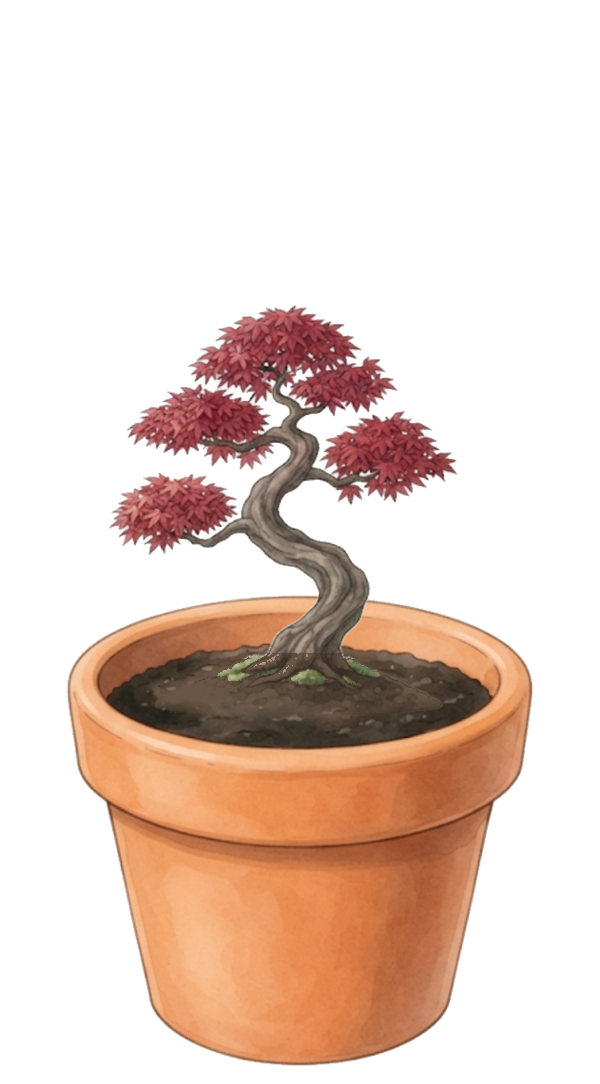
#> input picture art/bonsai/2_do.png, 600 x 1084 px, given in place of chau_dat.png, which was not available
$ python ghep_cay_vao_chau.py
#> lines starting #> are read from the running program, lines starting #| are printed output that depends on the picture; after the words box and inside, x2 and y2 are one past the last pixel; in counts of white or black regions, pixels touching at a corner belong together
## Ghép cây (ảnh Gemini có ụ đất) vào chậu mới:
## - ụ đất của ảnh được tô lại đúng màu đất trong chậu và chỉ nằm trong miệng chậu
## - phần cây vẽ đè lên chậu, không bị chậu che (không đứt lá, đứt thân)
## - tâm ụ đất đặt đúng tâm miệng chậu
from PIL import Image
import numpy as np, os
from scipy import ndimage
CUT='/home/claude/gem/cay/cut/'
OUT='/home/claude/gem/cay/out/'
W,H=600,1084
pot_s=Image.open(CUT+'chau_dat.png'); pot_e=Image.open(CUT+'chau_rong.png')
#> further down, pot_s is the input picture: PIL image 600x1084 RGBA; mean R, G, B, A 63.2, 43, 32.5, 83.7
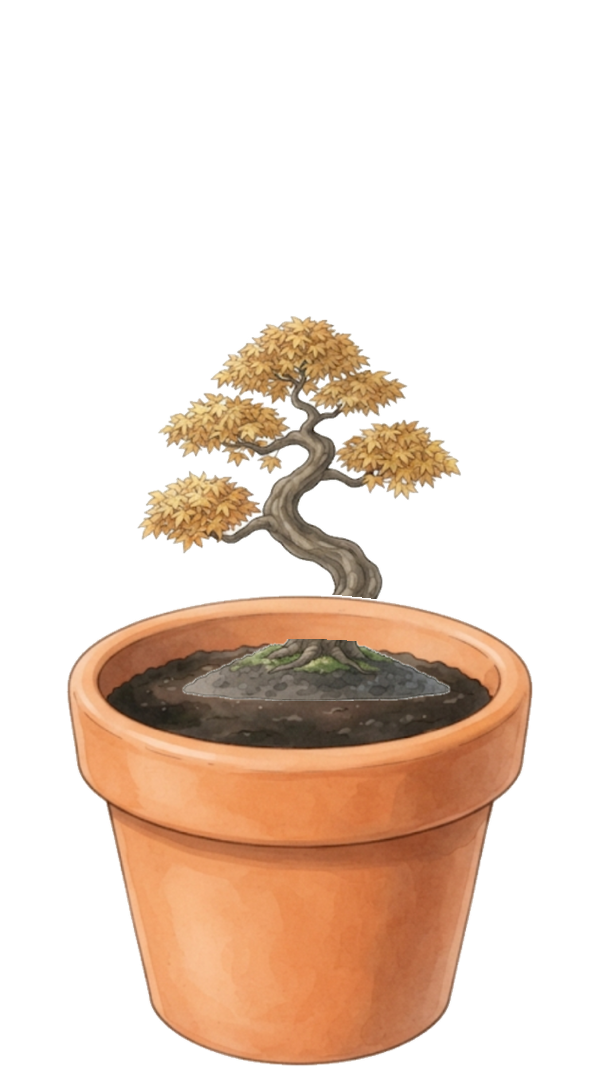
#> input picture art/bonsai/2_vang.png, 600 x 1084 px, given in place of chau_rong.png, which was not available
#> further down, pot_e is the input picture: PIL image 600x1084 RGBA; mean R, G, B, A 63.9, 45.6, 32.4, 81.3
k=470/pot_s.width
#> k = 0.783
def place_pot(p):
    p=p.resize((int(p.width*k),int(p.height*k)),Image.LANCZOS)
    x0=(W-p.width)//2; y0=1068-p.height
#> after `x0 = (W - p.width) // 2`: x0 = 65
#> after `y0 = 1068 - p.height`: y0 = 219
    c=Image.new('RGBA',(W,H)); c.alpha_composite(p,(x0,y0)); return c,x0,y0
#> after `c = Image.new('RGBA', (W, H))`: c: PIL image 600x1084 RGBA; every value is 0
#> after `c.alpha_composite(p, (x0, y0))`:
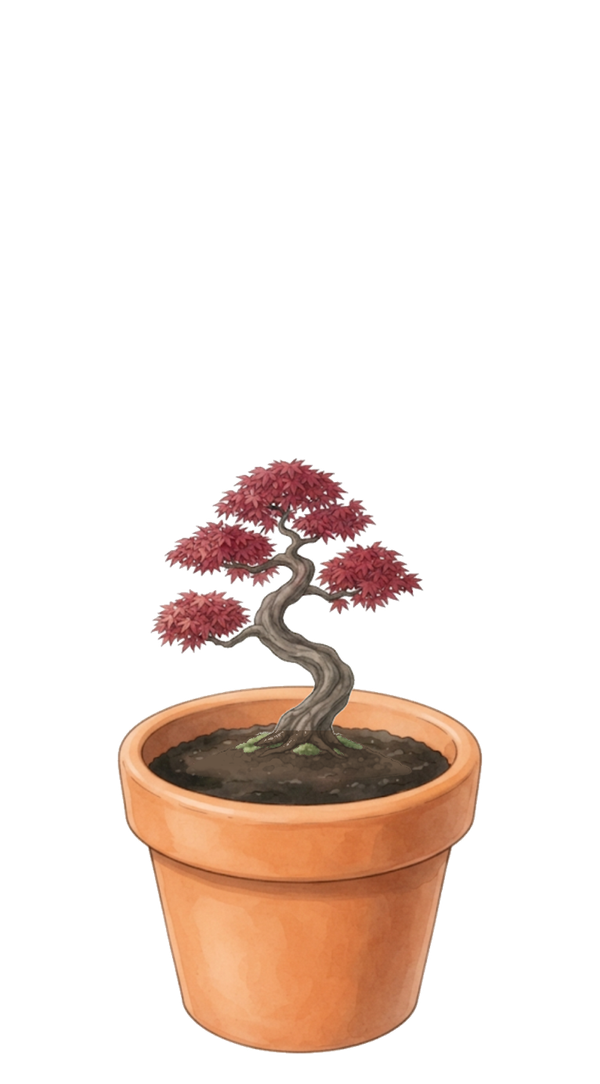
#> c: PIL image 600x1084 RGBA; mean R, G, B, A 39, 26.6, 20.1, 51.3; transparent parts drawn white
POT,x0,y0=place_pot(pot_s)
#> x0 = 65; y0 = 219
EMPTY,_,_=place_pot(pot_e)
#> in place_pot (call 2), `c.alpha_composite(p, (x0, y0))`:
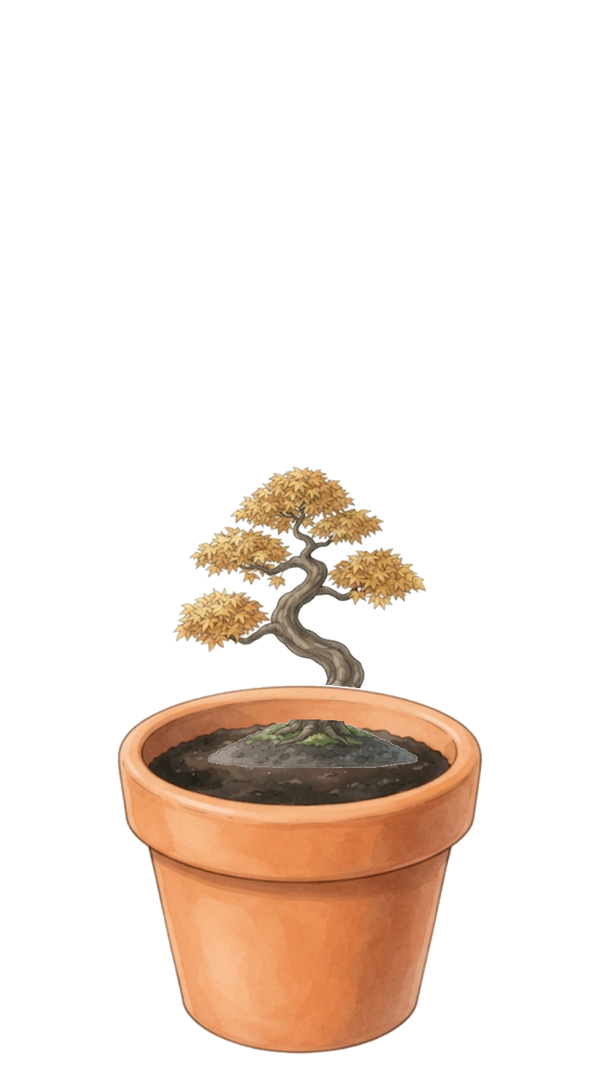
#> c: PIL image 600x1084 RGBA; mean R, G, B, A 39.4, 28.1, 20.1, 49.9; transparent parts drawn white
cx=x0+246*k; cy=y0+100*k; rx=206*k; ry=52*k
#> after `cx = x0 + 246 * k`: cx = 257.7
#> after `cy = y0 + 100 * k`: cy = 297.3
#> after `rx = 206 * k`: rx = 161.4
#> after `ry = 52 * k`: ry = 40.73
Y,X=np.mgrid[0:H,0:W]
PA=np.array(POT).astype(float)
inner=((X-cx)/(rx*0.8))**2+((Y-cy)/(ry*0.6))**2<1
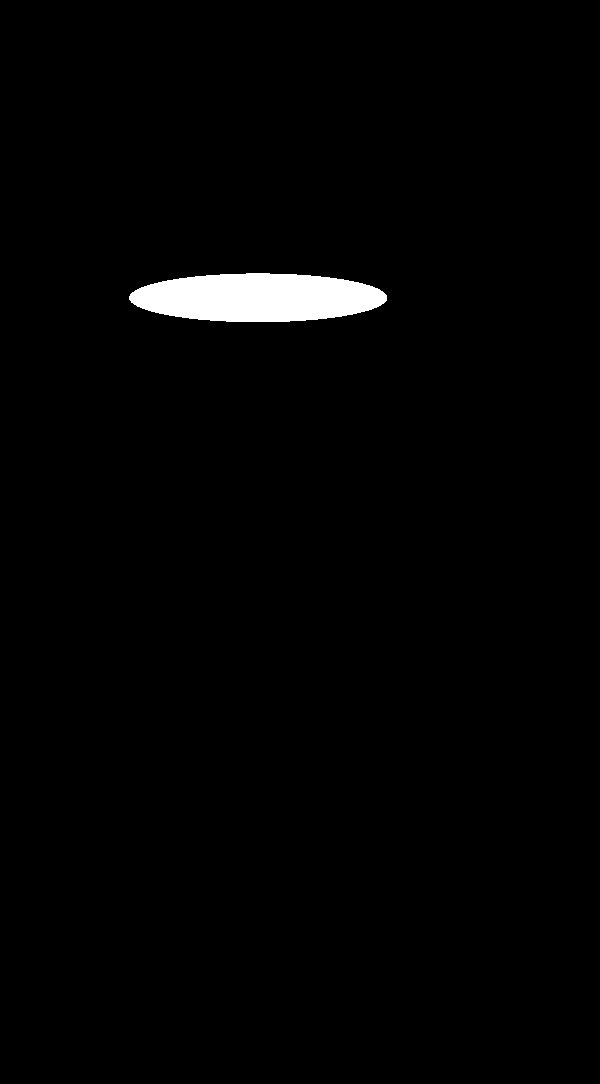
#> inner: shape (1084, 600) bool; 1.5% white; 1 white region, box (x1, y1, x2, y2) and area: (129, 273, 387, 322) 9910
SOIL=PA[inner][:,:3]
soil_mean=SOIL.mean(0)
#> soil_mean = [0, 0, 0]
soil_lum=SOIL.mean(1).mean()
#> soil_lum = 0

# [63 lines left out: functions split_mound, compose, not called in this run]

os.makedirs(OUT,exist_ok=True)
POT.save(OUT+'chau_trong.png'); EMPTY.save(OUT+'chau_khong_dat.png')
def ld(n): return Image.open(CUT+n+'.png')
for sp in ['hong','cuc','tulip','chuong','sao','lan','sen','rong']:
    os.makedirs(OUT+sp,exist_ok=True)
    p2=ld(sp+'_2'); p3=ld(sp+'_3')
#> (the run stopped early here; a loop or call above may not have finished)
